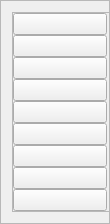
        <widget class="QFrame" name="Left_menu_cont_frame">
         <property name="minimumSize">
          <size>
           <width>110</width>
           <height>0</height>
          </size>
         </property>
         <property name="maximumSize">
          <size>
           <width>65</width>
           <height>16777215</height>
          </size>
         </property>
         <property name="frameShape">
          <enum>QFrame::StyledPanel</enum>
         </property>
         <property name="frameShadow">
          <enum>QFrame::Raised</enum>
         </property>
         <layout class="QVBoxLayout" name="verticalLayout_10">
          <item>
           <widget class="QFrame" name="menu_frame">
            <property name="minimumSize">
             <size>
              <width>200</width>
              <height>0</height>
             </size>
            </property>
            <property name="frameShape">
             <enum>QFrame::StyledPanel</enum>
            </property>
            <property name="frameShadow">
             <enum>QFrame::Raised</enum>
            </property>
            <layout class="QGridLayout" name="gridLayout">
             <property name="leftMargin">
              <number>0</number>
             </property>
             <property name="topMargin">
              <number>0</number>
             </property>
             <property name="rightMargin">
              <number>0</number>
             </property>
             <property name="bottomMargin">
              <number>0</number>
             </property>
             <property name="horizontalSpacing">
              <number>10</number>
             </property>
             <property name="verticalSpacing">
              <number>0</number>
             </property>
             <item row="7" column="1">
              <widget class="QLabel" name="label_10">
               <property name="text">
                <string>Sensor</string>
               </property>
              </widget>
             </item>
             <item row="3" column="1">
              <widget class="QLabel" name="label_6">
               <property name="text">
                <string>Network</string>
               </property>
              </widget>
             </item>
             <item row="2" column="0">
              <widget class="QPushButton" name="Disk_btn">
               <property name="text">
                <string/>
               </property>
               <property name="icon">
                <iconset resource="assets.qrc">
                 <normaloff>:/menu/icons/menu/disk.svg</normaloff>:/menu/icons/menu/disk.svg</iconset>
               </property>
               <property name="iconSize">
                <size>
                 <width>32</width>
                 <height>32</height>
                </size>
               </property>
              </widget>
             </item>
             <item row="6" column="0">
              <widget class="QPushButton" name="act_btn">
               <property name="maximumSize">
                <size>
                 <width>16777215</width>
                 <height>16777215</height>
                </size>
               </property>
               <property name="text">
                <string/>
               </property>
               <property name="icon">
                <iconset resource="assets.qrc">
                 <normaloff>:/black/icons/black/activity.svg</normaloff>:/black/icons/black/activity.svg</iconset>
               </property>
               <property name="iconSize">
                <size>
                 <width>32</width>
                 <height>32</height>
                </size>
               </property>
              </widget>
             </item>
             <item row="0" column="1">
              <widget class="QLabel" name="label_3">
               <property name="text">
                <string>CPU</string>
               </property>
              </widget>
             </item>
             <item row="2" column="1">
              <widget class="QLabel" name="label_5">
               <property name="text">
                <string>Disk Usage</string>
               </property>
              </widget>
             </item>
             <item row="8" column="0">
              <widget class="QPushButton" name="battery_btn">
               <property name="text">
                <string/>
               </property>
               <property name="icon">
                <iconset resource="assets.qrc">
                 <normaloff>:/black/icons/black/battery-charging.svg</normaloff>:/black/icons/black/battery-charging.svg</iconset>
               </property>
               <property name="iconSize">
                <size>
                 <width>32</width>
                 <height>32</height>
                </size>
               </property>
              </widget>
             </item>
             <item row="8" column="1">
              <widget class="QLabel" name="label_27">
               <property name="text">
                <string>Battery</string>
               </property>
              </widget>
             </item>
             <item row="0" column="0">
              <widget class="QPushButton" name="CPU_btn">
               <property name="text">
                <string/>
               </property>
               <property name="icon">
                <iconset resource="assets.qrc">
                 <normaloff>:/black/icons/black/cpu.svg</normaloff>:/black/icons/black/cpu.svg</iconset>
               </property>
               <property name="iconSize">
                <size>
                 <width>32</width>
                 <height>32</height>
                </size>
               </property>
              </widget>
             </item>
             <item row="4" column="1">
              <widget class="QLabel" name="label_7">
               <property name="text">
                <string>GPU</string>
               </property>
              </widget>
             </item>
             <item row="5" column="0">
              <widget class="QPushButton" name="System_info">
               <property name="text">
                <string/>
               </property>
               <property name="icon">
                <iconset resource="assets.qrc">
                 <normaloff>:/black/icons/black/monitor.svg</normaloff>:/black/icons/black/monitor.svg</iconset>
               </property>
               <property name="iconSize">
                <size>
                 <width>32</width>
                 <height>32</height>
                </size>
               </property>
              </widget>
             </item>
             <item row="1" column="1">
              <widget class="QLabel" name="label_4">
               <property name="text">
                <string>RAM</string>
               </property>
              </widget>
             </item>
             <item row="6" column="1">
              <widget class="QLabel" name="label_9">
               <property name="text">
                <string>Activity</string>
               </property>
              </widget>
             </item>
             <item row="4" column="0">
              <widget class="QPushButton" name="GPU_btn">
               <property name="text">
                <string/>
               </property>
               <property name="icon">
                <iconset resource="assets.qrc">
                 <normaloff>:/menu/icons/menu/gpu.svg</normaloff>:/menu/icons/menu/gpu.svg</iconset>
               </property>
               <property name="iconSize">
                <size>
                 <width>32</width>
                 <height>32</height>
                </size>
               </property>
              </widget>
             </item>
             <item row="1" column="0">
              <widget class="QPushButton" name="RAM_btn">
               <property name="text">
                <string/>
               </property>
               <property name="icon">
                <iconset resource="assets.qrc">
                 <normaloff>:/menu/icons/menu/ram.svg</normaloff>:/menu/icons/menu/ram.svg</iconset>
               </property>
               <property name="iconSize">
                <size>
                 <width>40</width>
                 <height>40</height>
                </size>
               </property>
              </widget>
             </item>
             <item row="3" column="0">
              <widget class="QPushButton" name="Wifi_btn">
               <property name="text">
                <string/>
               </property>
               <property name="icon">
                <iconset resource="assets.qrc">
                 <normaloff>:/black/icons/black/wifi.svg</normaloff>:/black/icons/black/wifi.svg</iconset>
               </property>
               <property name="iconSize">
                <size>
                 <width>32</width>
                 <height>32</height>
                </size>
               </property>
              </widget>
             </item>
             <item row="5" column="1">
              <widget class="QLabel" name="label_8">
               <property name="text">
                <string>System info</string>
               </property>
              </widget>
             </item>
             <item row="7" column="0">
              <widget class="QPushButton" name="sensor_btn">
               <property name="text">
                <string/>
               </property>
               <property name="icon">
                <iconset resource="assets.qrc">
                 <normaloff>:/black/icons/black/thermometer.svg</normaloff>:/black/icons/black/thermometer.svg</iconset>
               </property>
               <property name="iconSize">
                <size>
                 <width>32</width>
                 <height>32</height>
                </size>
               </property>
              </widget>
             </item>
            </layout>
           </widget>
          </item>
         </layout>
        </widget>
